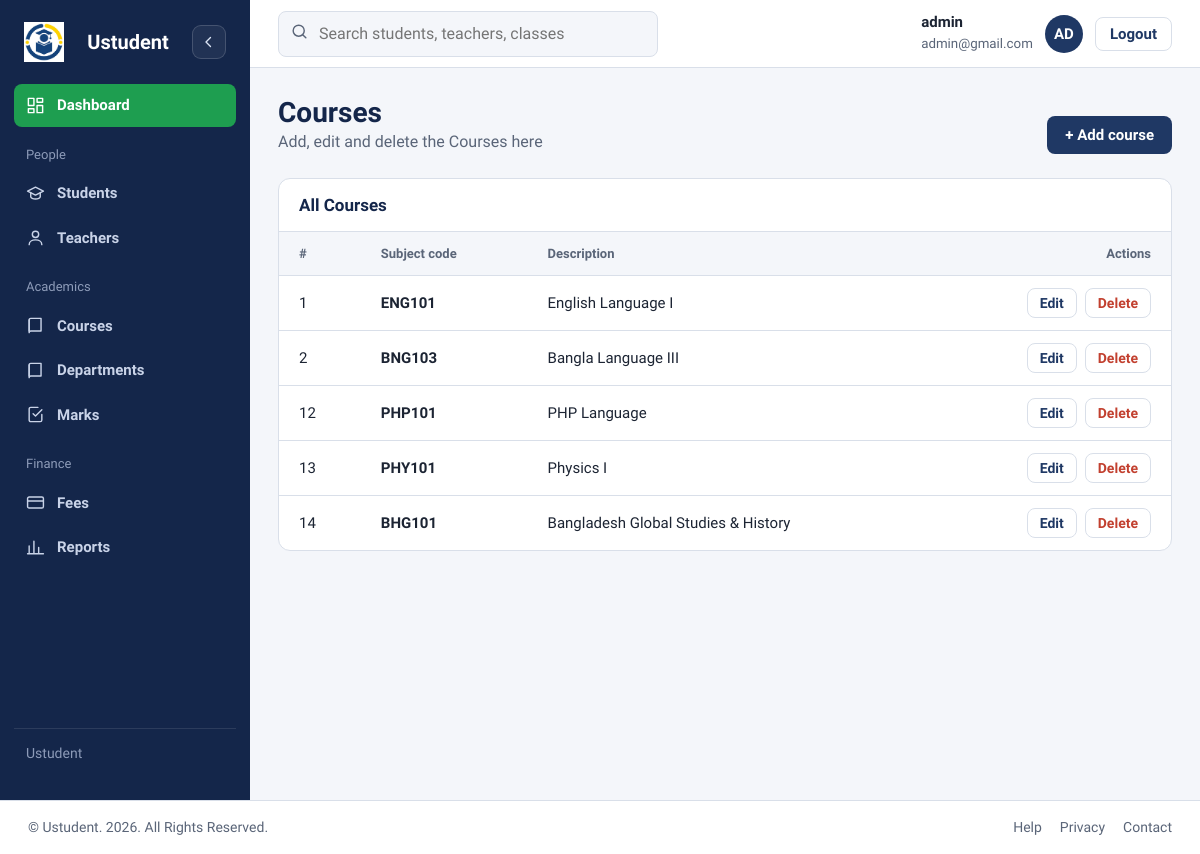
Screenshot of /admin/courses.php (signed in) with the database file from the repository.
### tables this page shows
CREATE TABLE `courses` (
  `id` int UNSIGNED NOT NULL,
  `course_name` varchar(100) NOT NULL,
  `description` text
);

### admin/courses.php (the view, shortened to what this page needs)
<?php
include 'courses_delete.php';
$result = $conn->query("SELECT * FROM courses ORDER BY id ASC");
?>
<!DOCTYPE html>
<html lang="en">
<head>
<?php include '../includes/admin_dashboard_css.php'; ?>
 <link rel="stylesheet" href="../assets/css/courses.css">
</head>
<body>
<div class="app">
    <?php include '../includes/sidebar.php'; ?>
    <div class="main">
        <?php include '../includes/topbar.php'; ?>
        <main class="content">
            <div class="head">
                <div>
                    <h1>Courses</h1>
                    <p>Add, edit and delete the Courses here</p>
                </div>
                <a href="courses.php?action=add" class="btn">
                    + Add course
                </a>
            </div>
            <section class="card">
                <h2>All Courses</h2>
                <table>
                    <thead>
                        <tr>
                            <th>#</th>
                            <th>Subject code</th>
                            <th>Description</th>
                            <th class="num">Actions</th>
                        </tr>
                    </thead>
                    <tbody>
                    <?php while ($row = $result->fetch_assoc()) { ?>
                        <tr>
                            <td>
                                <?php echo $row['id']; ?>
                            </td>
                            <td>
                                <b>
                                    <?php echo htmlspecialchars($row['course_name']); ?>
                                </b>
                            </td>
                            <td>
                                <?php echo htmlspecialchars($row['description']); ?>
                            </td>
                            <td>
                                <div class="row-actions">
                                    <a class="small-btn"
                                       href="courses.php?action=edit&id=<?php echo $row['id']; ?>">
                                        Edit
                                    </a>
                                    <form method="post"
                                          onsubmit="return confirm('Delete this course?');">
                                        <button type="submit"
                                                name="delete_course"
                                                class="small-btn danger">
                                            Delete
                                        </button>
                                    </form>
                                </div>
                            </td>
                        </tr>
                    <?php } ?>
                    </tbody>
                </table>
            </section>
        </main>
    </div>
</div>
<?php include '../includes/footer.php'; ?>
</body>
</html>

### assets/css/admin_dashboard.css (style rules this page uses)
.content { padding:28px;max-width:1200px;width:100% }
.head { display:flex;justify-content:space-between;align-items:flex-end;gap:16px;flex-wrap:wrap;margin-bottom:24px }
.head h1 { font-size:28px }
.head p { color:var(--muted);margin:0 }
.card { background:var(--white);border:1px solid var(--line);border-radius:12px;overflow:hidden }
.card > h2 { font-size:17px;padding:16px 20px;border-bottom:1px solid var(--line);display:flex;justify-content:space-between;align-items:center }
table { width:100%;border-collapse:collapse }
th,td { padding:12px 20px;text-align:left;border-bottom:1px solid var(--line);font-size:15px }
tr:last-child td { border-bottom:0 }
th { font-size:13px;color:var(--muted);font-weight:600;background:var(--paper) }
.num { text-align:right }
:root { --navy:#1f3864; --navy-deep:#14264a; --green:#1e9e50; --green-soft:#e4f4ea; --gold:#d8b32a; --gold-soft:#fbf3d3; --red:#c2402f; --red-soft:#fbe6e2; --blue-soft:#e6edf8; --ink:#1c2433; --muted:#5a6578; --line:#d9dfe9; --paper:#f4f6fa; --white:#fff; --head:"Bricolage Grotesque","Segoe UI",Arial,sans-serif; --body:"Source Sans 3","Segoe UI",Arial,sans-serif; }
* { box-sizing:border-box }
body { margin:0;font:400 16px/1.5 var(--body);color:var(--ink);background:var(--paper) }
h1,h2,h3 { font-family:var(--head);margin:0;line-height:1.2;color:var(--navy-deep) }
a { color:inherit;text-decoration:none }
.app { display:grid;grid-template-columns:250px minmax(0,1fr);min-height:100vh;transition:grid-template-columns .22s ease }
.main { min-width:0;display:flex;flex-direction:column;min-height:100vh }
.main > .content { flex:1 }
.btn { display:inline-block;background:var(--navy);color:var(--white);padding:10px 18px;border-radius:8px;border:0;cursor:pointer;font:600 15px var(--body) }

### assets/css/courses.css (style rules this page uses)
.row-actions { display:flex;gap:8px;justify-content:flex-end }
.row-actions form { margin:0 }
.small-btn { border:1.5px solid var(--line);background:var(--white);border-radius:8px;padding:6px 12px;font:600 14px var(--body);cursor:pointer;color:var(--navy) }
.small-btn.danger { color:var(--red) }

### rows the page displays
courses: id "1", course_name "ENG101", description "English Language I"
courses: id "2", course_name "BNG103", description "Bangla Language III"
courses: id "12", course_name "PHP101", description "PHP Language"
courses: id "13", course_name "PHY101", description "Physics I"
courses: id "14", course_name "BHG101", description "Bangladesh Global Studies & History"

### other values shown
$_SESSION['name'] "admin"
$_SESSION['email'] "admin@gmail.com"
substr($_SESSION['name'], 0,2) "AD"
